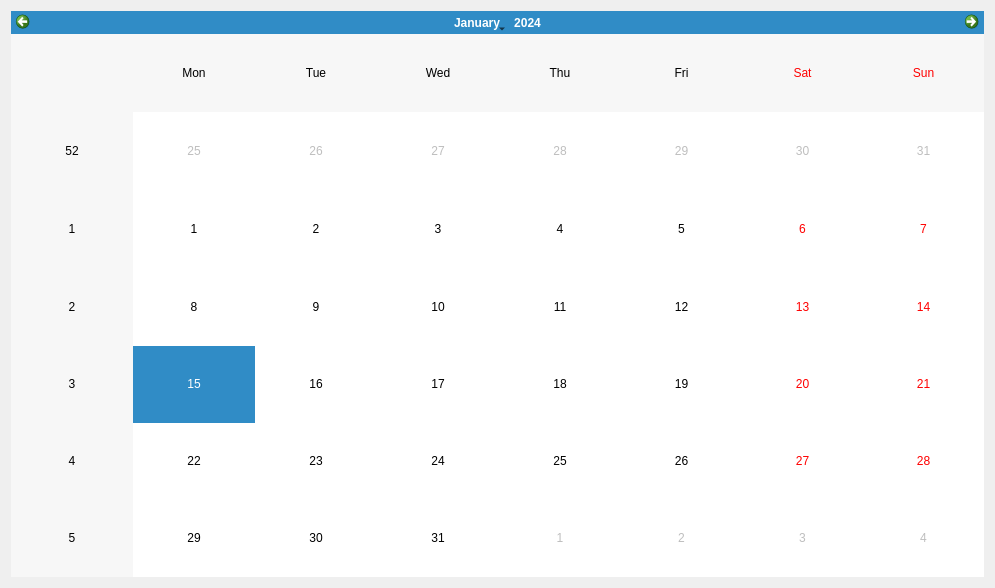
<?xml version="1.0" encoding="UTF-8"?>
<ui version="4.0">
 <class>Calendar</class>
 <widget class="QDialog" name="Calendar">
  <property name="geometry">
   <rect>
    <x>0</x>
    <y>0</y>
    <width>995</width>
    <height>588</height>
   </rect>
  </property>
  <property name="windowTitle">
   <string>Dialog</string>
  </property>
  <layout class="QGridLayout" name="gridLayout">
   <item row="0" column="0">
    <widget class="QCalendarWidget" name="calendarWidget"/>
   </item>
  </layout>
 </widget>
 <resources/>
 <connections/>
</ui>
